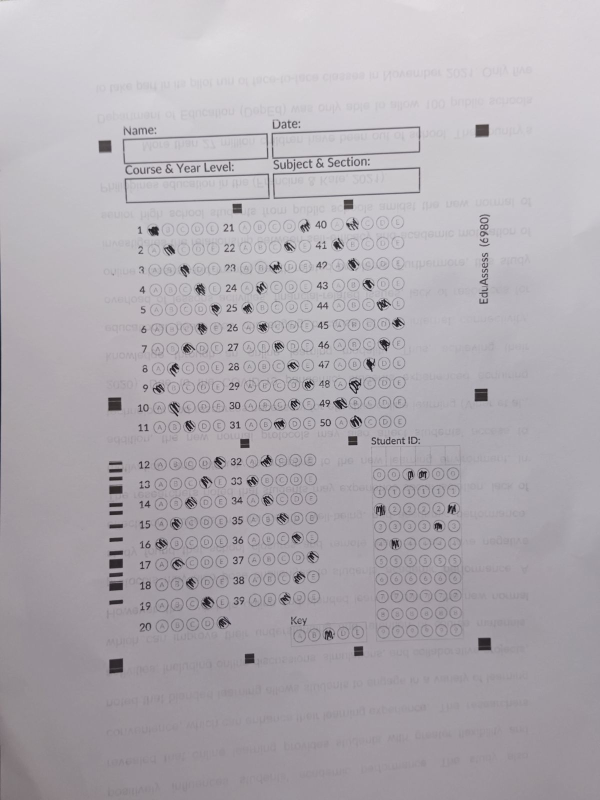
#> input picture omr_engine/assets/c240032.jpeg, 1200 x 1600 px (shown at 1/2 size)
$ python verify_all_rotations.py
#> lines starting #> are read from the running program, lines starting #| are printed output that depends on the picture; after the words box and inside, x2 and y2 are one past the last pixel; in counts of white or black regions, pixels touching at a corner belong together
### omr_engine/image_normalizer.py
import cv2
import numpy as np


class ImageNormalizer:
    """
    ImageNormalizer standardizes OMR sheet images before processing.
    Handles scale normalization, noise reduction, smooth illumination flattening,
    and adaptive contrast stretching without distorting bubble fill ratios.
    """

    def __init__(
        self,
        max_dimension: int = 1600,
        enable_illumination_correction: bool = True,
        enable_contrast_stretch: bool = True,
        enable_denoise: bool = True,
    ):
#> in main, img is the input picture: shape (1600, 1200, 3); mean B, G, R 177.5, 171.5, 176.1
        self.max_dimension = max_dimension
        self.enable_illumination_correction = enable_illumination_correction
        self.enable_contrast_stretch = enable_contrast_stretch
        self.enable_denoise = enable_denoise

    def resize_standard(self, image: np.ndarray) -> np.ndarray:
        """
        Resizes image down to max_dimension while preserving aspect ratio.
        If image dimensions are within bounds, returns original image.
        """
        if image is None or image.size == 0:
            return image

        h, w = image.shape[:2]
        max_side = max(h, w)

        if max_side <= self.max_dimension:
            return image

        scale = self.max_dimension / float(max_side)
        new_w = int(w * scale)
        new_h = int(h * scale)

        return cv2.resize(image, (new_w, new_h), interpolation=cv2.INTER_AREA)

    def denoise(self, image: np.ndarray) -> np.ndarray:
        """
        Applies subtle bilateral noise reduction to smooth camera sensor grain
        without smearing sharp edges of alignment boxes or bubbles.
        """
        if image is None or not self.enable_denoise:
            return image

        return cv2.bilateralFilter(image, d=5, sigmaColor=35, sigmaSpace=35)

    def correct_illumination(self, gray: np.ndarray) -> np.ndarray:
        """
        Smooth illumination flattening using large Gaussian background estimation.
        Eliminates shadows and gradient falloff without creating blocky artifacts.
        """
        if gray is None or not self.enable_illumination_correction:
            return gray

        h, w = gray.shape[:2]
        # Smooth Gaussian background blur (kernel size ~ 10% of min dimension, odd number)
        ksize = max(51, int(min(h, w) * 0.10))
        if ksize % 2 == 0:
            ksize += 1

        background = cv2.GaussianBlur(gray, (ksize, ksize), 0)
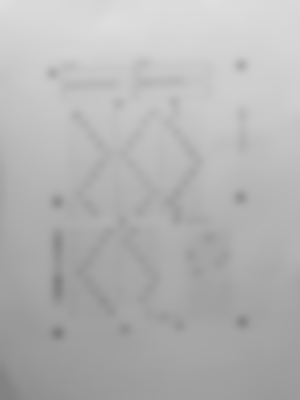
#> background: shape (1600, 1200) (shown at 1/4 size); min 126, max 222, mean 180.1
        background = np.maximum(background, 1).astype(np.float32)

        # Divide gray by background and scale to target mean background (240)
        normalized = np.uint8(np.clip((gray.astype(np.float32) / background) * 240.0, 0, 255))
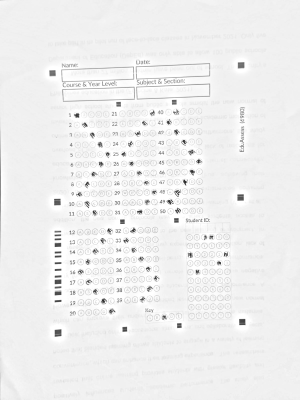
#> normalized: shape (1600, 1200) (shown at 1/4 size); min 4, max 255, mean 239.1
        return normalized

    def contrast_stretch(self, gray: np.ndarray) -> np.ndarray:
        """
        Percentile contrast stretching (1st to 99th percentile) to normalize overall brightness
        and deepen blacks without distorting local tile fill ratios.
        """
        if gray is None or not self.enable_contrast_stretch:
            return gray

        p_low, p_high = np.percentile(gray, (1, 99))
#> p_low = 116; p_high = 255
        if p_high <= p_low:
            return gray

        stretched = np.clip((gray.astype(np.float32) - p_low) * 255.0 / (p_high - p_low), 0, 255)
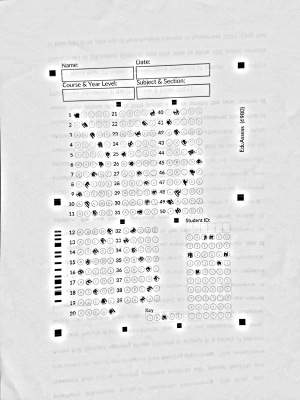
#> stretched: shape (1600, 1200) float32 (shown at 1/4 size); min 0, max 255, mean 226.5
        return np.uint8(stretched)
#> returned value: shape (1600, 1200)

    # [19 lines left out: function to_normalized_grayscale, not called in this run]

    def normalize(self, image: np.ndarray) -> np.ndarray:
        """
        Full color image normalization pipeline.
        Normalizes luminance channel in LAB color space and returns BGR image.
        """
        if image is None or image.size == 0:
            return image

        resized = self.resize_standard(image)
        denoised = self.denoise(resized)

        if len(denoised.shape) == 2:
            norm_gray = self.to_normalized_grayscale(denoised)
            return cv2.cvtColor(norm_gray, cv2.COLOR_GRAY2BGR)

        lab = cv2.cvtColor(denoised, cv2.COLOR_BGR2LAB)
        l_channel, a_channel, b_channel = cv2.split(lab)

        l_corrected = self.correct_illumination(l_channel)
        l_stretched = self.contrast_stretch(l_corrected)

        merged_lab = cv2.merge([l_stretched, a_channel, b_channel])
#> merged_lab: shape (1600, 1200, 3); mean of channels 0, 1, 2 226.1, 130.8, 125.6
        normalized_bgr = cv2.cvtColor(merged_lab, cv2.COLOR_LAB2BGR)
        return normalized_bgr

### omr_engine/omr.py
import cv2
import numpy as np
import json
import os
import base64
from typing import Optional, Dict, Any, List, Tuple
from image_normalizer import ImageNormalizer

COORDS_ZIPGRADE_PATH = os.path.join(os.path.dirname(__file__), "coordinates.json")
COORDS_EDUASSESS_PATH = os.path.join(os.path.dirname(__file__), "eduassess_coordinates.json")


class OMRCornerDetectionError(Exception):
    """Exception raised when the 4 corners of the sheet cannot be found or are invalid."""
    pass


class OMRTemplateVerificationError(Exception):
    """Exception raised when the warped sheet does not match the expected template or orientation."""
    pass


class OMREngine:
    def __init__(self, normalizer: Optional[ImageNormalizer] = None):
        self.normalizer = normalizer or ImageNormalizer()
        self._cached_coords: Dict[str, Any] = {}

    # [22 lines left out: function _load_coordinates, not called in this run]

    def detect_corners(self, image: np.ndarray) -> List[List[float]]:
        """
        Finds the 4 outermost black square markers in the image with multi-tier robustness.
        Returns sorted corners: [Top-Left, Top-Right, Bottom-Left, Bottom-Right]
        """
        if len(image.shape) == 3:
            gray = cv2.cvtColor(image, cv2.COLOR_BGR2GRAY)
        else:
            gray = image.copy()

        blurred = cv2.GaussianBlur(gray, (5, 5), 0)
        img_area = float(image.shape[0] * image.shape[1])
        min_dim = float(min(image.shape[0], image.shape[1]))

        min_marker_area = max(50.0, 0.00003 * img_area)
        max_marker_area = 0.025 * img_area

        # Prepare binarization methods in priority order:
        # 1. Otsu thresholding (ideal for uniform scans & templates without merging nearby text)
        _, thresh_otsu = cv2.threshold(blurred, 0, 255, cv2.THRESH_BINARY_INV + cv2.THRESH_OTSU)

        # 2. Adaptive thresholding with standard 21-pixel window (ideal for real camera photos)
        thresh_adapt_21 = cv2.adaptiveThreshold(
            blurred, 255, cv2.ADAPTIVE_THRESH_GAUSSIAN_C, cv2.THRESH_BINARY_INV, 21, 3
        )

        # 3. Adaptive thresholding with proportional window
        bs = max(15, int(min_dim / 40) * 2 + 1)
        thresh_adapt_prop = cv2.adaptiveThreshold(
            blurred, 255, cv2.ADAPTIVE_THRESH_GAUSSIAN_C, cv2.THRESH_BINARY_INV, bs, 3
        )

        methods = [thresh_otsu, thresh_adapt_21, thresh_adapt_prop]

        for thresh in methods:
            contours, _ = cv2.findContours(thresh, cv2.RETR_EXTERNAL, cv2.CHAIN_APPROX_SIMPLE)
            candidates: List[Tuple[int, int]] = []

            for c in contours:
                x, y, w, h = cv2.boundingRect(c)
                area = cv2.contourArea(c)
                ar = float(w) / h if h > 0 else 0
                sol = float(area) / (w * h) if (w * h) > 0 else 0

                if (0.70 <= ar <= 1.35) and (sol >= 0.76) and (min_marker_area <= area <= max_marker_area):
                    M = cv2.moments(c)
                    if M["m00"] > 0:
                        cx = int(M["m10"] / M["m00"])
                        cy = int(M["m01"] / M["m00"])
                        candidates.append((cx, cy))

            if len(candidates) < 4:
                continue

            pts = np.array(candidates, dtype=np.float32)

            tl_idx = int(np.argmin(pts[:, 0] + pts[:, 1]))
            br_idx = int(np.argmax(pts[:, 0] + pts[:, 1]))
            tr_idx = int(np.argmax(pts[:, 0] - pts[:, 1]))
            bl_idx = int(np.argmax(pts[:, 1] - pts[:, 0]))

            indices = {tl_idx, tr_idx, bl_idx, br_idx}
            if len(indices) < 4:
                sorted_by_y = sorted(candidates, key=lambda c: c[1])
                top_two = sorted(sorted_by_y[:2], key=lambda c: c[0])
                bottom_two = sorted(sorted_by_y[-2:], key=lambda c: c[0])
                tl = [float(top_two[0][0]), float(top_two[0][1])]
                tr = [float(top_two[-1][0]), float(top_two[-1][1])]
                bl = [float(bottom_two[0][0]), float(bottom_two[0][1])]
                br = [float(bottom_two[-1][0]), float(bottom_two[-1][1])]
            else:
                tl = pts[tl_idx].tolist()
                tr = pts[tr_idx].tolist()
                bl = pts[bl_idx].tolist()
                br = pts[br_idx].tolist()

            # Geometric sanity check
            w_top = np.linalg.norm(np.array(tr) - np.array(tl))
            w_bot = np.linalg.norm(np.array(br) - np.array(bl))
            h_left = np.linalg.norm(np.array(bl) - np.array(tl))
            h_right = np.linalg.norm(np.array(br) - np.array(tr))

            if (
                w_top >= min_dim * 0.35
                and w_bot >= min_dim * 0.35
                and h_left >= min_dim * 0.35
                and h_right >= min_dim * 0.35
            ):
                return self.identify_template_corners(image, [tl, tr, bl, br])

        # Tier 4 Fallback: Canny Edge Detection + 4-Corner Polygon Approximation
        # (Isolates the structural rectangular boundaries of the MCQ paper, following the live OMR methodology)
        canny_corners = self._detect_sheet_contour_canny(blurred, min_dim, img_area)
        if canny_corners is not None:
            return self.identify_template_corners(image, canny_corners)

        raise OMRCornerDetectionError(
            "Failed to find all 4 corner markers. "
            "Ensure the sheet is flat, fully visible, and corner squares are not obscured."
        )

    # [43 lines left out: function _detect_sheet_contour_canny, not called in this run]

    def identify_template_corners(self, image: np.ndarray, raw_corners: List[List[float]]) -> List[List[float]]:
        """
        Identifies which marker corresponds to each template corner
        [Top-Left, Top-Right, Bottom-Left, Bottom-Right] by checking the quad's
        geometric aspect ratio and printed asymmetric template features (header text,
        Student ID block, bottom fiducials/track), rather than rotating blindly by 180 degrees.
        """
        pts = np.array(raw_corners, dtype=np.float32)
        if len(pts) != 4:
            return raw_corners

        # 1. Order points cyclically (clockwise) around their centroid
        center = np.mean(pts, axis=0)
        angles = np.arctan2(pts[:, 1] - center[1], pts[:, 0] - center[0])
        cw_pts = pts[np.argsort(angles)]

        # 2. Measure perimeter edge lengths
        # Template width between markers is 750, height is 1000.
        # Height is ~1.33x Width, so the shorter pair is Top/Bottom and longer pair is Left/Right.
        l0 = float(np.linalg.norm(cw_pts[1] - cw_pts[0]))
        l1 = float(np.linalg.norm(cw_pts[2] - cw_pts[1]))
        l2 = float(np.linalg.norm(cw_pts[3] - cw_pts[2]))
        l3 = float(np.linalg.norm(cw_pts[0] - cw_pts[3]))

        avg_02 = (l0 + l2) / 2.0
        avg_13 = (l1 + l3) / 2.0

        candidates = [0, 2] if avg_02 <= avg_13 else [1, 3]

        dst_pts = np.array([[50, 50], [800, 50], [800, 1050], [50, 1050]], dtype=np.float32)
        gray = cv2.cvtColor(image, cv2.COLOR_BGR2GRAY) if len(image.shape) == 3 else image

        start_idx = candidates[0]
        cand_pts = [
            cw_pts[start_idx].tolist(),
            cw_pts[(start_idx + 1) % 4].tolist(),
            cw_pts[(start_idx + 2) % 4].tolist(),
            cw_pts[(start_idx + 3) % 4].tolist(),
        ]
        M = cv2.getPerspectiveTransform(np.array(cand_pts, dtype=np.float32), dst_pts)
        warped_test = cv2.warpPerspective(gray, M, (850, 1100), flags=cv2.INTER_LINEAR)
        _, th = cv2.threshold(warped_test, 128, 255, cv2.THRESH_BINARY_INV)

        # Asymmetric feature checks on the single warped candidate:
        # 1. Top header strip (Title, Name, Date) vs Bottom strip
        top_strip = float(np.mean(th[60:160, 100:750])) / 255.0
        bot_strip = float(np.mean(th[940:1040, 100:750])) / 255.0

        # 2. Student ID header
        sid_hdr = float(np.mean(th[150:230, 80:400])) / 255.0

        # 3. EduAssess bottom divider squares at y=1056
        r = 14
        edu_m1 = float(np.mean(th[1056 - r:1056 + r, 314 - r:314 + r])) / 255.0
        edu_m2 = float(np.mean(th[1056 - r:1056 + r, 538 - r:538 + r])) / 255.0
        edu_bot = (edu_m1 + edu_m2) / 2.0

        # 4. ZipGrade bottom timing track vs clean top margin
        bot_track = float(np.mean(th[1055:1085, 400:720])) / 255.0
        top_track = float(np.mean(th[15:45, 400:720])) / 255.0

        score = (
            (top_strip - bot_strip) * 3.5
            + sid_hdr * 2.0
            + (edu_bot if edu_bot > 0.25 else 0.0)
            + (bot_track - top_track)
        )

        if score >= 0:
            return [cand_pts[0], cand_pts[1], cand_pts[3], cand_pts[2]]
        else:
            return [cand_pts[2], cand_pts[3], cand_pts[1], cand_pts[0]]

    def warp_image(self, image: np.ndarray, corners: List[List[float]]) -> np.ndarray:
        """Warps the source image to a standardized 850x1100 view using detected corners."""
        src_pts = np.array(corners, dtype=np.float32)
        dst_pts = np.array([
            [50, 50],
            [800, 50],
            [50, 1050],
            [800, 1050]
        ], dtype=np.float32)

        M = cv2.getPerspectiveTransform(src_pts, dst_pts)
        warped = cv2.warpPerspective(image, M, (850, 1100))
        return warped

    def verify_template(self, warped_image: np.ndarray) -> Dict[str, Any]:
        """
        Checks the resulting warped image against the expected template:
        1. 4 corner registration fiducials at (50, 50), (800, 50), (50, 1050), (800, 1050)
        2. Upright orientation verified (top header ink vs footer)
        3. Sheet layout classification ('zipgrade_50' or 'eduassess_6980')
        """
        gray = cv2.cvtColor(warped_image, cv2.COLOR_BGR2GRAY) if len(warped_image.shape) == 3 else warped_image
        bg = cv2.GaussianBlur(gray, (51, 51), 0)
        norm = cv2.divide(gray, bg, scale=255)
        _, thresh = cv2.threshold(norm, 0, 255, cv2.THRESH_BINARY_INV + cv2.THRESH_OTSU)

        r = 14
        fid_densities = [
            float(np.mean(thresh[50 - r:50 + r, 50 - r:50 + r])) / 255.0,
            float(np.mean(thresh[50 - r:50 + r, 800 - r:800 + r])) / 255.0,
            float(np.mean(thresh[1050 - r:1050 + r, 50 - r:50 + r])) / 255.0,
            float(np.mean(thresh[1050 - r:1050 + r, 800 - r:800 + r])) / 255.0,
        ]
        fiducials_found = sum(1 for d in fid_densities if d >= 0.50)

        # Orientation check
        top_strip = float(np.mean(thresh[60:160, 100:750])) / 255.0
        bot_strip = float(np.mean(thresh[940:1040, 100:750])) / 255.0
        is_upright = top_strip >= bot_strip

        # Layout detection
        edu_m1 = float(np.mean(thresh[638 - 15:638 + 15, 314 - 15:314 + 15])) / 255.0
        edu_m2 = float(np.mean(thresh[638 - 15:638 + 15, 538 - 15:538 + 15])) / 255.0
        edu_b1 = float(np.mean(thresh[1056 - 15:1056 + 15, 314 - 15:314 + 15])) / 255.0
        edu_b2 = float(np.mean(thresh[1056 - 15:1056 + 15, 538 - 15:538 + 15])) / 255.0
        edu_score = (edu_m1 + edu_m2 + edu_b1 + edu_b2) / 4.0
        layout = "eduassess_6980" if edu_score >= 0.25 else "zipgrade_50"

        gradable = fiducials_found >= 4 and is_upright
        reason = None
        if fiducials_found < 4:
            reason = f"Corner fiducial markers not aligned ({fiducials_found}/4 detected, min density: {min(fid_densities):.2f})"
        elif not is_upright:
            reason = "Sheet orientation inverted (header is upside-down)"

        return {
            "gradable": gradable,
            "fiducials_found": fiducials_found,
            "fiducial_densities": fid_densities,
            "is_upright": is_upright,
            "layout": layout,
            "reason": reason,
        }

    # [500 lines left out: functions detect_template_type, check_and_correct_rotation, grade_sheet, create_ar_grading_overlay, extract_answers, not called in this run]

### omr_engine/scripts/verify_all_rotations.py
"""Verify that identify_template_corners consistently maps corners and produces
an upright, gradable warp across 0, 90 CW, 180, and 90 CCW rotations for all assets.
"""
import os
import sys
import cv2

HERE = os.path.dirname(os.path.abspath(__file__))
ENGINE_DIR = os.path.dirname(HERE)
sys.path.insert(0, ENGINE_DIR)

from omr import OMREngine

def main():
    engine = OMREngine()
    assets = ['c240032.jpeg', 'new.jpg', 'EduAssess6980_50Question.png', 'ZipGrade50QuestionV2.png']

    passed = 0
    total = 0

    rotations = [
        ('0 deg', None),
        ('90 CW', cv2.ROTATE_90_CLOCKWISE),
        ('180 deg', cv2.ROTATE_180),
        ('90 CCW', cv2.ROTATE_90_COUNTERCLOCKWISE),
    ]

    for asset in assets:
        path = os.path.join(ENGINE_DIR, 'assets', asset)
        img = cv2.imread(path)
        if img is None:
            print(f"Skipping missing asset: {asset}")
            continue
        img = engine.normalizer.normalize(img)

        for rot_name, rot_code in rotations:
            total += 1
            r_img = img if rot_code is None else cv2.rotate(img, rot_code)
            corners = engine.detect_corners(r_img)
            if corners is None:
                print(f"FAIL  {asset} {rot_name}: no corners detected")
                continue
            warped = engine.warp_image(r_img, corners)
            ver = engine.verify_template(warped)
            if ver['gradable']:
                passed += 1
                print(f"PASS  {asset:32} {rot_name:8} -> layout: {ver['layout']}, fids: {ver['fiducials_found']}")
            else:
                print(f"FAIL  {asset:32} {rot_name:8} -> {ver['reason']}")
#> this loop made 4 passes
#> (printed output is left out)
#> pass 1, in detect_corners, `_, thresh_otsu = cv2.threshold(blurred, 0, 255, cv2.THRESH_BINARY_INV ..`:
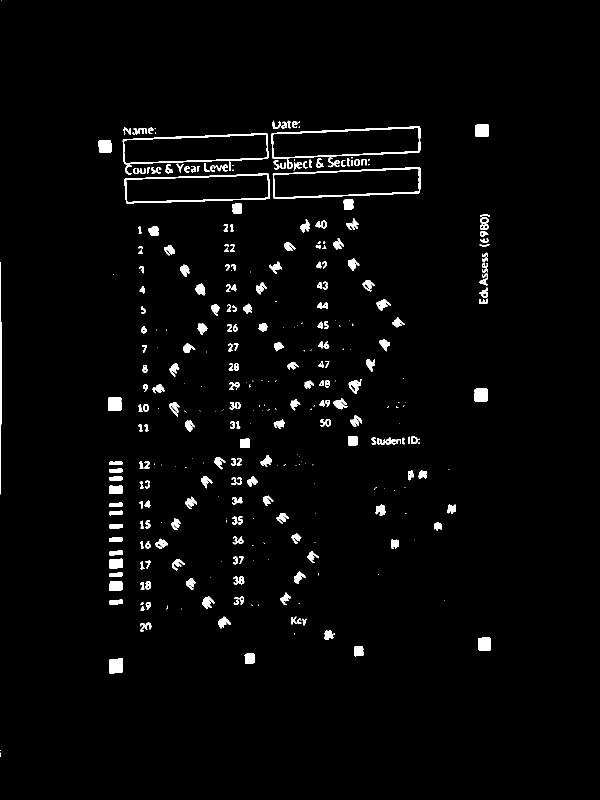
#> thresh_otsu: shape (1600, 1200) (shown at 1/2 size); 2.4% white; 355 white regions (118 under 20 px), largest, box (x1, y1, x2, y2) and area: (543, 253, 841, 318) 2113, (545, 334, 841, 398) 2102, (249, 347, 539, 407) 1982
#> pass 1, in detect_corners, `thresh_adapt_21 = cv2.adaptiveThreshold( blurred, 255, cv2.ADAPTIVE_TH..`:
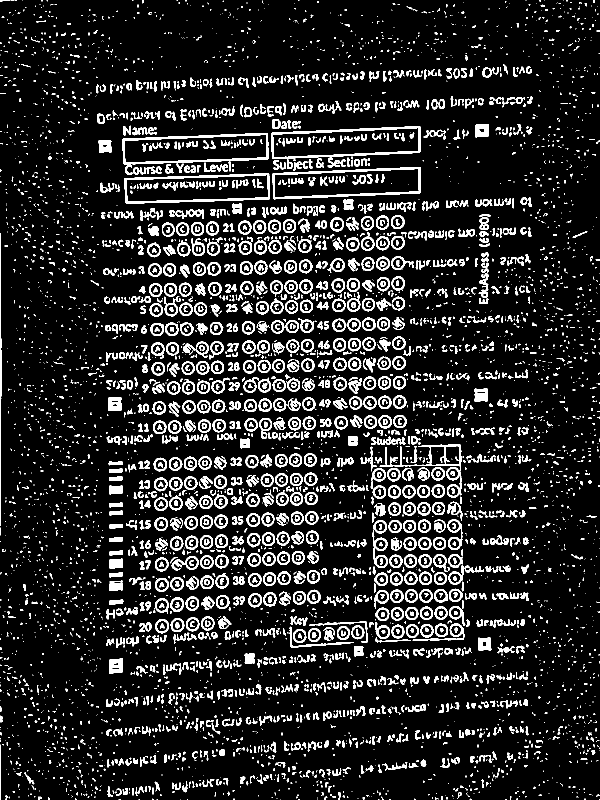
#> thresh_adapt_21: shape (1600, 1200) (shown at 1/2 size); 12.6% white; 5771 white regions (3761 under 20 px), largest, box (x1, y1, x2, y2) and area: (542, 252, 842, 338) 2975, (245, 266, 537, 343) 2901, (545, 334, 841, 399) 2805
#> after the loop:
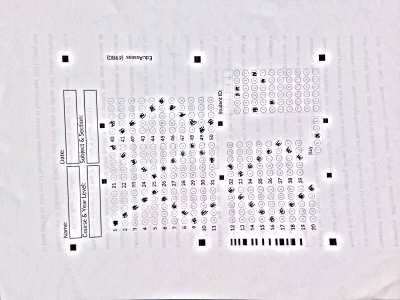
#> r_img: shape (1200, 1600, 3) (shown at 1/4 size); mean B, G, R 227.3, 221.6, 226.3
#> after the loop:
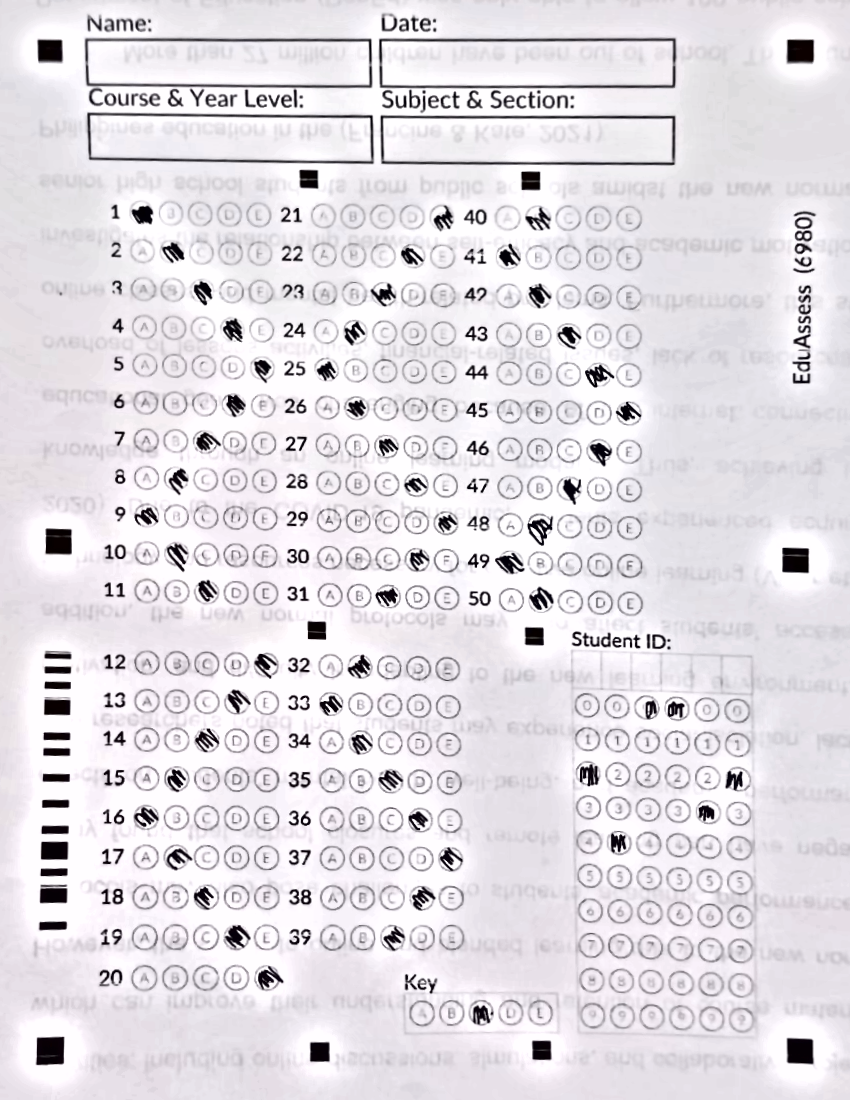
#> warped: shape (1100, 850, 3); mean B, G, R 227.4, 221.8, 225.9
#> after the loop, passed = 4; total = 4

    print(f"\nSummary: {passed}/{total} passed across all rotation variants")
    if passed != total:
        sys.exit(1)

if __name__ == '__main__':
    main()
